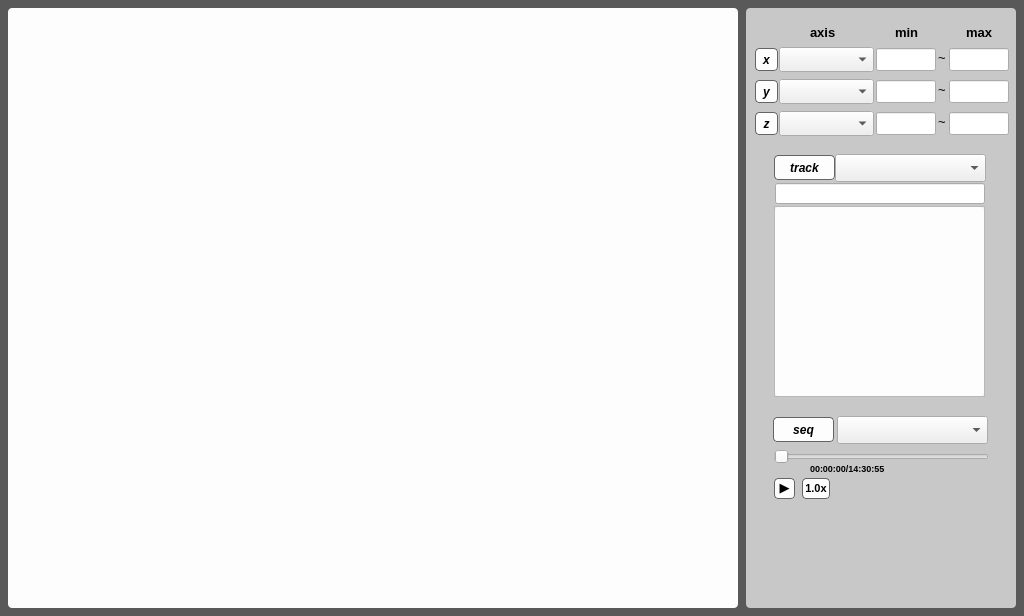
<?xml version="1.0" encoding="UTF-8"?>
<ui version="4.0">
 <class>GraphForm</class>
 <widget class="QWidget" name="GraphForm">
  <property name="geometry">
   <rect>
    <x>0</x>
    <y>0</y>
    <width>1024</width>
    <height>616</height>
   </rect>
  </property>
  <property name="windowTitle">
   <string>Form</string>
  </property>
  <property name="styleSheet">
   <string notr="true">QWidget#GraphForm {
    background-color: rgb(89, 89, 89);
}</string>
  </property>
  <layout class="QHBoxLayout" name="horizontalLayout">
   <property name="spacing">
    <number>8</number>
   </property>
   <property name="leftMargin">
    <number>8</number>
   </property>
   <property name="topMargin">
    <number>8</number>
   </property>
   <property name="rightMargin">
    <number>8</number>
   </property>
   <property name="bottomMargin">
    <number>8</number>
   </property>
   <item>
    <widget class="QFrame" name="frame_1">
     <property name="sizePolicy">
      <sizepolicy hsizetype="Expanding" vsizetype="Expanding">
       <horstretch>0</horstretch>
       <verstretch>0</verstretch>
      </sizepolicy>
     </property>
     <property name="minimumSize">
      <size>
       <width>700</width>
       <height>600</height>
      </size>
     </property>
     <property name="styleSheet">
      <string notr="true">QFrame#frame_1 {
	background-color: rgb(253, 253, 253);
	border-radius: 4px;
}</string>
     </property>
     <property name="frameShape">
      <enum>QFrame::Shape::StyledPanel</enum>
     </property>
     <property name="frameShadow">
      <enum>QFrame::Shadow::Raised</enum>
     </property>
     <layout class="QHBoxLayout" name="horizontalLayout_2">
      <property name="spacing">
       <number>3</number>
      </property>
      <property name="leftMargin">
       <number>3</number>
      </property>
      <property name="topMargin">
       <number>3</number>
      </property>
      <property name="rightMargin">
       <number>3</number>
      </property>
      <property name="bottomMargin">
       <number>3</number>
      </property>
      <item>
       <widget class="GLViewWidget" name="graph_area" native="true">
        <property name="sizePolicy">
         <sizepolicy hsizetype="Expanding" vsizetype="Expanding">
          <horstretch>0</horstretch>
          <verstretch>0</verstretch>
         </sizepolicy>
        </property>
        <widget class="QPushButton" name="button_graph_reset">
         <property name="geometry">
          <rect>
           <x>3</x>
           <y>3</y>
           <width>51</width>
           <height>51</height>
          </rect>
         </property>
         <property name="font">
          <font>
           <family>Arial</family>
           <pointsize>10</pointsize>
           <italic>true</italic>
           <bold>true</bold>
          </font>
         </property>
         <property name="styleSheet">
          <string notr="true">QPushButton {
    background-color: rgba(253, 253, 253, 0);
    border: 0px;
    border-radius: 4px;
}

QPushButton:hover {
    background-color: rgba(200, 200, 200, 100);
}

QPushButton:pressed {
    background-color: rgba(100, 100, 100, 100);
}

QPushButton:disabled {
    color: rgb(200,200,200);
}</string>
         </property>
         <property name="text">
          <string/>
         </property>
        </widget>
       </widget>
      </item>
     </layout>
    </widget>
   </item>
   <item>
    <widget class="QFrame" name="frame_2">
     <property name="minimumSize">
      <size>
       <width>270</width>
       <height>0</height>
      </size>
     </property>
     <property name="styleSheet">
      <string notr="true">QFrame#frame_2 {
	background-color: rgb(200, 200, 200);
	border-radius: 4px;
}</string>
     </property>
     <property name="frameShape">
      <enum>QFrame::Shape::StyledPanel</enum>
     </property>
     <property name="frameShadow">
      <enum>QFrame::Shadow::Raised</enum>
     </property>
     <widget class="QPushButton" name="button_x">
      <property name="geometry">
       <rect>
        <x>9</x>
        <y>40</y>
        <width>23</width>
        <height>23</height>
       </rect>
      </property>
      <property name="font">
       <font>
        <family>Arial</family>
        <pointsize>9</pointsize>
        <italic>true</italic>
        <bold>true</bold>
       </font>
      </property>
      <property name="styleSheet">
       <string notr="true">QPushButton {
    background-color: rgb(253, 253, 253);
    border: 1px solid rgb(100, 100, 100);
    border-radius: 4px;
}

QPushButton:hover {
	border: 1px solid #333;
}

QPushButton:pressed {
    background-color: lightgray;
 	border: 1px solid #000;
}

QPushButton:disabled {
    color: rgb(200,200,200);
}</string>
      </property>
      <property name="text">
       <string>x</string>
      </property>
     </widget>
     <widget class="QPushButton" name="button_y">
      <property name="geometry">
       <rect>
        <x>9</x>
        <y>72</y>
        <width>23</width>
        <height>23</height>
       </rect>
      </property>
      <property name="font">
       <font>
        <family>Arial</family>
        <pointsize>9</pointsize>
        <italic>true</italic>
        <bold>true</bold>
       </font>
      </property>
      <property name="styleSheet">
       <string notr="true">QPushButton {
    background-color: rgb(253, 253, 253);
    border: 1px solid rgb(100, 100, 100);
    border-radius: 4px;
}

QPushButton:hover {
	border: 1px solid #333;
}

QPushButton:pressed {
    background-color: lightgray;
 	border: 1px solid #000;
}

QPushButton:disabled {
    color: rgb(200,200,200);
}</string>
      </property>
      <property name="text">
       <string>y</string>
      </property>
     </widget>
     <widget class="QPushButton" name="button_z">
      <property name="geometry">
       <rect>
        <x>9</x>
        <y>104</y>
        <width>23</width>
        <height>23</height>
       </rect>
      </property>
      <property name="font">
       <font>
        <family>Arial</family>
        <pointsize>9</pointsize>
        <italic>true</italic>
        <bold>true</bold>
       </font>
      </property>
      <property name="styleSheet">
       <string notr="true">QPushButton {
    background-color: rgb(253, 253, 253);
    border: 1px solid rgb(100, 100, 100);
    border-radius: 4px;
}

QPushButton:hover {
	border: 1px solid #333;
}

QPushButton:pressed {
    background-color: lightgray;
 	border: 1px solid #000;
}

QPushButton:disabled {
    color: rgb(200,200,200);
}</string>
      </property>
      <property name="text">
       <string>z</string>
      </property>
     </widget>
     <widget class="QComboBox" name="combo_x">
      <property name="geometry">
       <rect>
        <x>33</x>
        <y>39</y>
        <width>95</width>
        <height>25</height>
       </rect>
      </property>
      <property name="font">
       <font>
        <pointsize>8</pointsize>
       </font>
      </property>
      <property name="styleSheet">
       <string notr="true">QComboBox {
	padding-left: 4px;
}</string>
      </property>
     </widget>
     <widget class="QComboBox" name="combo_y">
      <property name="geometry">
       <rect>
        <x>33</x>
        <y>71</y>
        <width>95</width>
        <height>25</height>
       </rect>
      </property>
      <property name="font">
       <font>
        <pointsize>8</pointsize>
       </font>
      </property>
      <property name="styleSheet">
       <string notr="true">QComboBox {
	padding-left: 4px;
}</string>
      </property>
      <property name="currentText">
       <string/>
      </property>
     </widget>
     <widget class="QComboBox" name="combo_z">
      <property name="geometry">
       <rect>
        <x>33</x>
        <y>103</y>
        <width>95</width>
        <height>25</height>
       </rect>
      </property>
      <property name="font">
       <font>
        <pointsize>8</pointsize>
       </font>
      </property>
      <property name="styleSheet">
       <string notr="true">QComboBox {
	padding-left: 4px;
}</string>
      </property>
     </widget>
     <widget class="QComboBox" name="combo_time">
      <property name="geometry">
       <rect>
        <x>91</x>
        <y>408</y>
        <width>151</width>
        <height>28</height>
       </rect>
      </property>
      <property name="styleSheet">
       <string notr="true">QComboBox {
	padding-left: 4px;
}</string>
      </property>
     </widget>
     <widget class="QPushButton" name="button_time">
      <property name="geometry">
       <rect>
        <x>27</x>
        <y>409</y>
        <width>61</width>
        <height>25</height>
       </rect>
      </property>
      <property name="font">
       <font>
        <family>Arial</family>
        <pointsize>9</pointsize>
        <italic>true</italic>
        <bold>true</bold>
       </font>
      </property>
      <property name="styleSheet">
       <string notr="true">QPushButton {
    background-color: rgb(253, 253, 253);
    border: 1px solid rgb(100, 100, 100);
    border-radius: 4px;
}

QPushButton:hover {
	border: 1px solid #333;
}

QPushButton:pressed {
    background-color: lightgray;
 	border: 1px solid #000;
}

QPushButton:disabled {
    color: rgb(200,200,200);
}</string>
      </property>
      <property name="text">
       <string>seq</string>
      </property>
     </widget>
     <widget class="QSlider" name="bar_time">
      <property name="enabled">
       <bool>true</bool>
      </property>
      <property name="geometry">
       <rect>
        <x>28</x>
        <y>439</y>
        <width>215</width>
        <height>20</height>
       </rect>
      </property>
      <property name="palette">
       <palette>
        <active>
         <colorrole role="Accent">
          <brush brushstyle="SolidPattern">
           <color alpha="255">
            <red>37</red>
            <green>40</green>
            <blue>200</blue>
           </color>
          </brush>
         </colorrole>
        </active>
        <inactive>
         <colorrole role="Accent">
          <brush brushstyle="SolidPattern">
           <color alpha="255">
            <red>37</red>
            <green>40</green>
            <blue>200</blue>
           </color>
          </brush>
         </colorrole>
        </inactive>
        <disabled>
         <colorrole role="Accent">
          <brush brushstyle="SolidPattern">
           <color alpha="255">
            <red>37</red>
            <green>40</green>
            <blue>200</blue>
           </color>
          </brush>
         </colorrole>
        </disabled>
       </palette>
      </property>
      <property name="orientation">
       <enum>Qt::Orientation::Horizontal</enum>
      </property>
     </widget>
     <widget class="QPushButton" name="button_track">
      <property name="geometry">
       <rect>
        <x>28</x>
        <y>147</y>
        <width>61</width>
        <height>25</height>
       </rect>
      </property>
      <property name="font">
       <font>
        <family>Arial</family>
        <pointsize>9</pointsize>
        <italic>true</italic>
        <bold>true</bold>
       </font>
      </property>
      <property name="styleSheet">
       <string notr="true">QPushButton {
    background-color: rgb(253, 253, 253);
    border: 1px solid rgb(100, 100, 100);
    border-radius: 4px;
}

QPushButton:hover {
	border: 1px solid #333;
}

QPushButton:pressed {
    background-color: lightgray;
 	border: 1px solid #000;
}

QPushButton:disabled {
    color: rgb(200,200,200);
}</string>
      </property>
      <property name="text">
       <string>track</string>
      </property>
     </widget>
     <widget class="QComboBox" name="combo_track">
      <property name="geometry">
       <rect>
        <x>89</x>
        <y>146</y>
        <width>151</width>
        <height>28</height>
       </rect>
      </property>
      <property name="font">
       <font>
        <pointsize>8</pointsize>
       </font>
      </property>
      <property name="styleSheet">
       <string notr="true">QComboBox {
	padding-left: 4px;
}</string>
      </property>
     </widget>
     <widget class="QScrollArea" name="scrollArea">
      <property name="geometry">
       <rect>
        <x>28</x>
        <y>198</y>
        <width>211</width>
        <height>191</height>
       </rect>
      </property>
      <property name="styleSheet">
       <string notr="true"/>
      </property>
      <property name="widgetResizable">
       <bool>true</bool>
      </property>
      <widget class="QWidget" name="scrollAreaWidget">
       <property name="geometry">
        <rect>
         <x>0</x>
         <y>0</y>
         <width>209</width>
         <height>189</height>
        </rect>
       </property>
       <property name="styleSheet">
        <string notr="true">QWidget#scrollAreaWidget {
	background-color: rgb(253, 253, 253);
	border-radius: 4px;
}</string>
       </property>
       <layout class="QGridLayout" name="gridLayout">
        <property name="leftMargin">
         <number>3</number>
        </property>
        <property name="topMargin">
         <number>3</number>
        </property>
        <property name="rightMargin">
         <number>3</number>
        </property>
        <property name="bottomMargin">
         <number>3</number>
        </property>
        <property name="spacing">
         <number>3</number>
        </property>
        <item row="0" column="0">
         <layout class="QVBoxLayout" name="verticalLayout">
          <property name="spacing">
           <number>3</number>
          </property>
          <property name="sizeConstraint">
           <enum>QLayout::SizeConstraint::SetDefaultConstraint</enum>
          </property>
         </layout>
        </item>
       </layout>
      </widget>
     </widget>
     <widget class="QLineEdit" name="lineEdit_x_min">
      <property name="geometry">
       <rect>
        <x>130</x>
        <y>40</y>
        <width>60</width>
        <height>23</height>
       </rect>
      </property>
      <property name="font">
       <font>
        <pointsize>8</pointsize>
       </font>
      </property>
      <property name="styleSheet">
       <string notr="true">QLineEdit {
	padding-left: 1px;
	padding-right: 1px;
}</string>
      </property>
      <property name="alignment">
       <set>Qt::AlignmentFlag::AlignRight|Qt::AlignmentFlag::AlignTrailing|Qt::AlignmentFlag::AlignVCenter</set>
      </property>
     </widget>
     <widget class="QLineEdit" name="lineEdit_x_max">
      <property name="geometry">
       <rect>
        <x>203</x>
        <y>40</y>
        <width>60</width>
        <height>23</height>
       </rect>
      </property>
      <property name="font">
       <font>
        <pointsize>8</pointsize>
       </font>
      </property>
      <property name="styleSheet">
       <string notr="true">QLineEdit {
	padding-left: 1px;
	padding-right: 1px;
}</string>
      </property>
      <property name="alignment">
       <set>Qt::AlignmentFlag::AlignRight|Qt::AlignmentFlag::AlignTrailing|Qt::AlignmentFlag::AlignVCenter</set>
      </property>
     </widget>
     <widget class="QPlainTextEdit" name="plainTextEdit">
      <property name="geometry">
       <rect>
        <x>188</x>
        <y>38</y>
        <width>21</width>
        <height>21</height>
       </rect>
      </property>
      <property name="font">
       <font>
        <pointsize>10</pointsize>
        <bold>false</bold>
       </font>
      </property>
      <property name="styleSheet">
       <string notr="true">QPlainTextEdit {
	background-color: rgba(255, 255, 255, 0);
    border: 0px;
}</string>
      </property>
      <property name="verticalScrollBarPolicy">
       <enum>Qt::ScrollBarPolicy::ScrollBarAlwaysOff</enum>
      </property>
      <property name="horizontalScrollBarPolicy">
       <enum>Qt::ScrollBarPolicy::ScrollBarAlwaysOff</enum>
      </property>
      <property name="undoRedoEnabled">
       <bool>false</bool>
      </property>
      <property name="readOnly">
       <bool>true</bool>
      </property>
      <property name="plainText">
       <string>~</string>
      </property>
      <property name="textInteractionFlags">
       <set>Qt::TextInteractionFlag::NoTextInteraction</set>
      </property>
     </widget>
     <widget class="QPlainTextEdit" name="plainTextEdit_2">
      <property name="geometry">
       <rect>
        <x>188</x>
        <y>102</y>
        <width>21</width>
        <height>21</height>
       </rect>
      </property>
      <property name="font">
       <font>
        <pointsize>10</pointsize>
        <bold>false</bold>
       </font>
      </property>
      <property name="styleSheet">
       <string notr="true">QPlainTextEdit {
	background-color: rgba(255, 255, 255, 0);
    border: 0px;
}</string>
      </property>
      <property name="verticalScrollBarPolicy">
       <enum>Qt::ScrollBarPolicy::ScrollBarAlwaysOff</enum>
      </property>
      <property name="horizontalScrollBarPolicy">
       <enum>Qt::ScrollBarPolicy::ScrollBarAlwaysOff</enum>
      </property>
      <property name="undoRedoEnabled">
       <bool>false</bool>
      </property>
      <property name="readOnly">
       <bool>true</bool>
      </property>
      <property name="plainText">
       <string>~</string>
      </property>
      <property name="textInteractionFlags">
       <set>Qt::TextInteractionFlag::NoTextInteraction</set>
      </property>
     </widget>
     <widget class="QLineEdit" name="lineEdit_y_max">
      <property name="geometry">
       <rect>
        <x>203</x>
        <y>72</y>
        <width>60</width>
        <height>23</height>
       </rect>
      </property>
      <property name="font">
       <font>
        <pointsize>8</pointsize>
       </font>
      </property>
      <property name="styleSheet">
       <string notr="true">QLineEdit {
	padding-left: 1px;
	padding-right: 1px;
}</string>
      </property>
      <property name="alignment">
       <set>Qt::AlignmentFlag::AlignRight|Qt::AlignmentFlag::AlignTrailing|Qt::AlignmentFlag::AlignVCenter</set>
      </property>
     </widget>
     <widget class="QLineEdit" name="lineEdit_y_min">
      <property name="geometry">
       <rect>
        <x>130</x>
        <y>72</y>
        <width>60</width>
        <height>23</height>
       </rect>
      </property>
      <property name="font">
       <font>
        <pointsize>8</pointsize>
       </font>
      </property>
      <property name="styleSheet">
       <string notr="true">QLineEdit {
	padding-left: 1px;
	padding-right: 1px;
}</string>
      </property>
      <property name="alignment">
       <set>Qt::AlignmentFlag::AlignRight|Qt::AlignmentFlag::AlignTrailing|Qt::AlignmentFlag::AlignVCenter</set>
      </property>
     </widget>
     <widget class="QLineEdit" name="lineEdit_z_max">
      <property name="geometry">
       <rect>
        <x>203</x>
        <y>104</y>
        <width>60</width>
        <height>23</height>
       </rect>
      </property>
      <property name="font">
       <font>
        <pointsize>8</pointsize>
       </font>
      </property>
      <property name="styleSheet">
       <string notr="true">QLineEdit {
	padding-left: 1px;
	padding-right: 1px;
}</string>
      </property>
      <property name="alignment">
       <set>Qt::AlignmentFlag::AlignRight|Qt::AlignmentFlag::AlignTrailing|Qt::AlignmentFlag::AlignVCenter</set>
      </property>
     </widget>
     <widget class="QLineEdit" name="lineEdit_z_min">
      <property name="geometry">
       <rect>
        <x>130</x>
        <y>104</y>
        <width>60</width>
        <height>23</height>
       </rect>
      </property>
      <property name="font">
       <font>
        <pointsize>8</pointsize>
       </font>
      </property>
      <property name="styleSheet">
       <string notr="true">QLineEdit {
	padding-left: 1px;
	padding-right: 1px;
}</string>
      </property>
      <property name="alignment">
       <set>Qt::AlignmentFlag::AlignRight|Qt::AlignmentFlag::AlignTrailing|Qt::AlignmentFlag::AlignVCenter</set>
      </property>
     </widget>
     <widget class="QPushButton" name="button_time_play">
      <property name="geometry">
       <rect>
        <x>28</x>
        <y>470</y>
        <width>21</width>
        <height>21</height>
       </rect>
      </property>
      <property name="font">
       <font>
        <family>Segoe UI Symbol</family>
        <pointsize>10</pointsize>
        <italic>false</italic>
        <bold>true</bold>
       </font>
      </property>
      <property name="styleSheet">
       <string notr="true">QPushButton {
    background-color: rgb(253, 253, 253);
    border: 1px solid rgb(100, 100, 100);
    border-radius: 4px;
    padding-bottom: 2px;
}

QPushButton:hover {
	border: 1px solid #333;
}

QPushButton:pressed {
    background-color: lightgray;
 	border: 1px solid #000;
}

QPushButton:disabled {
    color: rgb(200,200,200);
}</string>
      </property>
      <property name="text">
       <string>▶</string>
      </property>
     </widget>
     <widget class="QPushButton" name="button_time_speed">
      <property name="geometry">
       <rect>
        <x>56</x>
        <y>470</y>
        <width>28</width>
        <height>21</height>
       </rect>
      </property>
      <property name="font">
       <font>
        <family>Arial</family>
        <pointsize>8</pointsize>
        <italic>false</italic>
        <bold>true</bold>
       </font>
      </property>
      <property name="styleSheet">
       <string notr="true">QPushButton {
    background-color: rgb(253, 253, 253);
    border: 1px solid rgb(100, 100, 100);
    border-radius: 4px;
}

QPushButton:hover {
	border: 1px solid #333;
}

QPushButton:pressed {
    background-color: lightgray;
 	border: 1px solid #000;
}

QPushButton:disabled {
    color: rgb(200,200,200);
}</string>
      </property>
      <property name="text">
       <string>1.0x</string>
      </property>
     </widget>
     <widget class="QPlainTextEdit" name="plainTextEdit_timestamp">
      <property name="geometry">
       <rect>
        <x>60</x>
        <y>451</y>
        <width>181</width>
        <height>21</height>
       </rect>
      </property>
      <property name="sizePolicy">
       <sizepolicy hsizetype="Fixed" vsizetype="Expanding">
        <horstretch>0</horstretch>
        <verstretch>0</verstretch>
       </sizepolicy>
      </property>
      <property name="font">
       <font>
        <pointsize>7</pointsize>
        <bold>true</bold>
       </font>
      </property>
      <property name="layoutDirection">
       <enum>Qt::LayoutDirection::LeftToRight</enum>
      </property>
      <property name="styleSheet">
       <string notr="true">QPlainTextEdit {
	background-color: rgba(255, 255, 255, 0);
    border: 0px;
}</string>
      </property>
      <property name="verticalScrollBarPolicy">
       <enum>Qt::ScrollBarPolicy::ScrollBarAlwaysOff</enum>
      </property>
      <property name="horizontalScrollBarPolicy">
       <enum>Qt::ScrollBarPolicy::ScrollBarAlwaysOff</enum>
      </property>
      <property name="undoRedoEnabled">
       <bool>false</bool>
      </property>
      <property name="readOnly">
       <bool>true</bool>
      </property>
      <property name="plainText">
       <string>00:00:00/14:30:55</string>
      </property>
      <property name="textInteractionFlags">
       <set>Qt::TextInteractionFlag::NoTextInteraction</set>
      </property>
     </widget>
     <widget class="QPlainTextEdit" name="plainTextEdit_3">
      <property name="geometry">
       <rect>
        <x>188</x>
        <y>70</y>
        <width>21</width>
        <height>21</height>
       </rect>
      </property>
      <property name="font">
       <font>
        <pointsize>10</pointsize>
        <bold>false</bold>
       </font>
      </property>
      <property name="styleSheet">
       <string notr="true">QPlainTextEdit {
	background-color: rgba(255, 255, 255, 0);
    border: 0px;
}</string>
      </property>
      <property name="verticalScrollBarPolicy">
       <enum>Qt::ScrollBarPolicy::ScrollBarAlwaysOff</enum>
      </property>
      <property name="horizontalScrollBarPolicy">
       <enum>Qt::ScrollBarPolicy::ScrollBarAlwaysOff</enum>
      </property>
      <property name="undoRedoEnabled">
       <bool>false</bool>
      </property>
      <property name="readOnly">
       <bool>true</bool>
      </property>
      <property name="plainText">
       <string>~</string>
      </property>
      <property name="textInteractionFlags">
       <set>Qt::TextInteractionFlag::NoTextInteraction</set>
      </property>
     </widget>
     <widget class="QPlainTextEdit" name="plainTextEdit_4">
      <property name="geometry">
       <rect>
        <x>60</x>
        <y>13</y>
        <width>41</width>
        <height>21</height>
       </rect>
      </property>
      <property name="font">
       <font>
        <pointsize>10</pointsize>
        <bold>true</bold>
       </font>
      </property>
      <property name="styleSheet">
       <string notr="true">QPlainTextEdit {
	background-color: rgba(255, 255, 255, 0);
    border: 0px;
}</string>
      </property>
      <property name="verticalScrollBarPolicy">
       <enum>Qt::ScrollBarPolicy::ScrollBarAlwaysOff</enum>
      </property>
      <property name="horizontalScrollBarPolicy">
       <enum>Qt::ScrollBarPolicy::ScrollBarAlwaysOff</enum>
      </property>
      <property name="undoRedoEnabled">
       <bool>false</bool>
      </property>
      <property name="readOnly">
       <bool>true</bool>
      </property>
      <property name="plainText">
       <string>axis</string>
      </property>
      <property name="textInteractionFlags">
       <set>Qt::TextInteractionFlag::NoTextInteraction</set>
      </property>
     </widget>
     <widget class="QPlainTextEdit" name="plainTextEdit_5">
      <property name="geometry">
       <rect>
        <x>145</x>
        <y>13</y>
        <width>41</width>
        <height>21</height>
       </rect>
      </property>
      <property name="font">
       <font>
        <pointsize>10</pointsize>
        <bold>true</bold>
       </font>
      </property>
      <property name="styleSheet">
       <string notr="true">QPlainTextEdit {
	background-color: rgba(255, 255, 255, 0);
    border: 0px;
}</string>
      </property>
      <property name="verticalScrollBarPolicy">
       <enum>Qt::ScrollBarPolicy::ScrollBarAlwaysOff</enum>
      </property>
      <property name="horizontalScrollBarPolicy">
       <enum>Qt::ScrollBarPolicy::ScrollBarAlwaysOff</enum>
      </property>
      <property name="undoRedoEnabled">
       <bool>false</bool>
      </property>
      <property name="readOnly">
       <bool>true</bool>
      </property>
      <property name="plainText">
       <string>min</string>
      </property>
      <property name="textInteractionFlags">
       <set>Qt::TextInteractionFlag::NoTextInteraction</set>
      </property>
     </widget>
     <widget class="QPlainTextEdit" name="plainTextEdit_6">
      <property name="geometry">
       <rect>
        <x>216</x>
        <y>13</y>
        <width>41</width>
        <height>21</height>
       </rect>
      </property>
      <property name="font">
       <font>
        <pointsize>10</pointsize>
        <bold>true</bold>
       </font>
      </property>
      <property name="styleSheet">
       <string notr="true">QPlainTextEdit {
	background-color: rgba(255, 255, 255, 0);
    border: 0px;
}</string>
      </property>
      <property name="verticalScrollBarPolicy">
       <enum>Qt::ScrollBarPolicy::ScrollBarAlwaysOff</enum>
      </property>
      <property name="horizontalScrollBarPolicy">
       <enum>Qt::ScrollBarPolicy::ScrollBarAlwaysOff</enum>
      </property>
      <property name="undoRedoEnabled">
       <bool>false</bool>
      </property>
      <property name="readOnly">
       <bool>true</bool>
      </property>
      <property name="plainText">
       <string>max</string>
      </property>
      <property name="textInteractionFlags">
       <set>Qt::TextInteractionFlag::NoTextInteraction</set>
      </property>
     </widget>
     <widget class="QLineEdit" name="lineEdit_track_search">
      <property name="geometry">
       <rect>
        <x>29</x>
        <y>175</y>
        <width>210</width>
        <height>21</height>
       </rect>
      </property>
      <property name="styleSheet">
       <string notr="true">QLineEdit {
	padding-left: 2px;
}</string>
      </property>
     </widget>
    </widget>
   </item>
  </layout>
 </widget>
 <customwidgets>
  <customwidget>
   <class>GLViewWidget</class>
   <extends>QWidget</extends>
   <header>pyqtgraph.opengl</header>
   <container>1</container>
  </customwidget>
 </customwidgets>
 <resources/>
 <connections/>
</ui>
